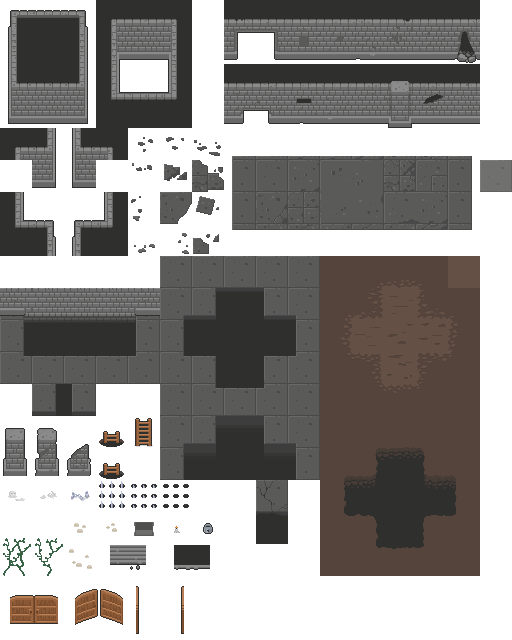
#> input picture resources/map/assets/Dungeon.png, 512 x 640 px
$ python texture_splitter.py
#> lines starting #> are read from the running program, lines starting #| are printed output that depends on the picture
#> the answer given: assets/Dungeon.png
#!/usr/bin/env python
# -*- coding: utf-8 -*-
import os
from PIL import Image
import numpy as np

W, H = 32, 32

def split(path):
#> called with path = 'assets/Dungeon.png'
    if not os.path.exists(path):
        print(f"File '{path}' not found")
        return

    dir_ = os.path.dirname(path)
    base = os.path.basename(path)
    base, ext = os.path.splitext(base)

    try:
        img = Image.open(path)
#> img is the input picture: PIL image 512x640 RGBA; mean R, G, B, A 143.4, 140.9, 138.7, 153.8

    except:
        print(f"Could not load '{path}'. Maybe its not an image")
        return

    a = np.array(img)
    w, h = a.shape[1]//W, a.shape[0]//H
#> w = 16; h = 20
    n = 0

    for y in range(h):
        for x in range(w):
            try:
                i = Image.fromarray(a[y*H:y*H+H, x*W:x*W+W])
                i.save(os.path.join(dir_, f"{base}_{x+y*w}{ext}"))

            except:
                print(f"Could not create texture {x+y*w}")

            else:
                n += 1
#> this loop made 20 passes
#> pass 1, in split, `i.save(os.path.join(dir_, f"{base}_{x+y*w}{ext}"))`:
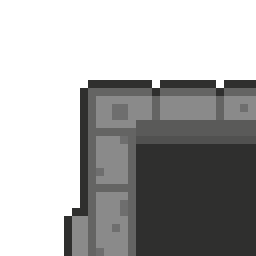
#> saved as Dungeon_0.png: PIL image 32x32 RGBA (shown 8 times larger); mean R, G, B, A 166.3, 166.3, 165.9, 122.5; transparent parts drawn white
#> pass 1, in split, `i.save(os.path.join(dir_, f"{base}_{x+y*w}{ext}"))`:
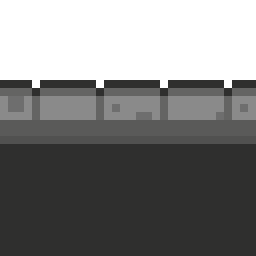
#> saved as Dungeon_1.png: PIL image 32x32 RGBA (shown 8 times larger); mean R, G, B, A 123, 123, 122.4, 174.3; transparent parts drawn white
#> pass 1, in split, `i.save(os.path.join(dir_, f"{base}_{x+y*w}{ext}"))`:
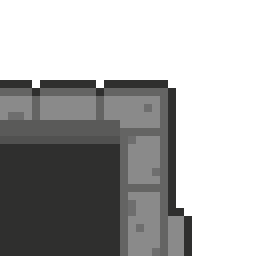
#> saved as Dungeon_2.png: PIL image 32x32 RGBA (shown 8 times larger); mean R, G, B, A 125.6, 125.6, 125, 122.5; transparent parts drawn white
#> pass 1, in split, `i.save(os.path.join(dir_, f"{base}_{x+y*w}{ext}"))`:
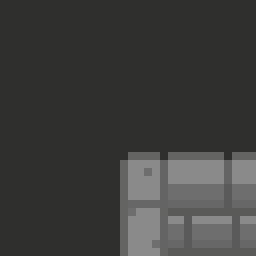
#> saved as Dungeon_3.png: PIL image 32x32 RGBA (shown 8 times larger); mean R, G, B, A 61.4, 61.4, 60.5, 255
#> after the loop, n = 320

    img.close()

    print(f"Succesfully created {n} textures")
#| Succesfully created 320 textures

    if a.shape[1] % 32 or a.shape[0] % 32:
        print(f"The texture's shape was not a multiple of 32x32 ({a.shape[1]}x{a.shape[0]}). Only fully visible tiles have been extracted.")

if __name__ == "__main__":
    path = input("Path to tileset texture: ")

    split(path)

$ run again, on resources/map/assets/MegaPixelArt_v2.png
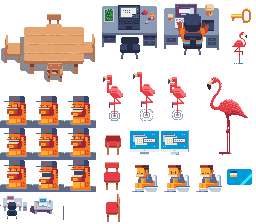
#> input picture resources/map/assets/MegaPixelArt_v2.png, 256 x 224 px
#> in split, img is the input picture: PIL image 256x224 RGBA; mean R, G, B, A 197.5, 184.2, 181.7, 89.5
#> the loop in split, `for y in range(h):` made 7 passes
#> pass 1, in split, `i.save(os.path.join(dir_, f"{base}_{x+y*w}{ext}"))`:
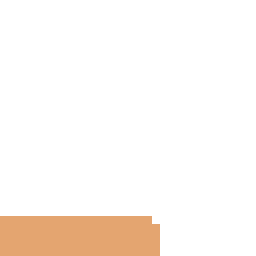
#> saved as MegaPixelArt_v2_2.png: PIL image 32x32 RGBA (shown 8 times larger); mean R, G, B, A 252.4, 246.3, 241.2, 24.7; transparent parts drawn white
#> pass 1, in split, `i.save(os.path.join(dir_, f"{base}_{x+y*w}{ext}"))`:
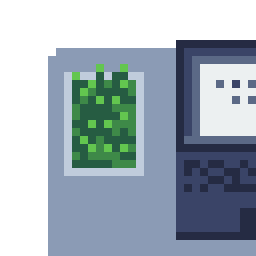
#> saved as MegaPixelArt_v2_3.png: PIL image 32x32 RGBA (shown 8 times larger); mean R, G, B, A 161.5, 174.9, 184.1, 170.6; transparent parts drawn white
#> after the loop in split, `for y in range(h):`: n = 56
#| Succesfully created 56 textures
